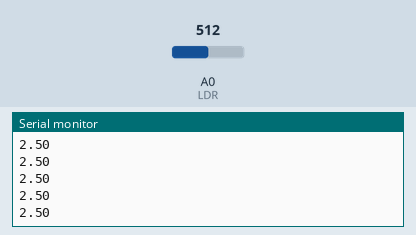
A sketch run on a simulated Arduino Uno, built with avr-gcc and run on an emulated ATmega328P. Parts: the last lines printed to the serial monitor. Inputs (shaded band) come from the test bench; at power-on: A0 (LDR) = 512.

Above: at 1.2 s.
1.3 s: A0 (LDR) set to 716
At 2.3 s:
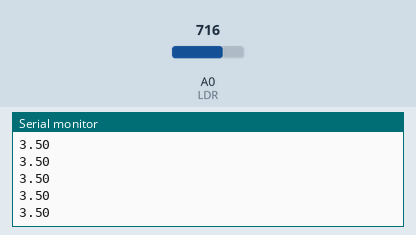
2.8 s: A0 (LDR) set to 900
At 3.8 s:
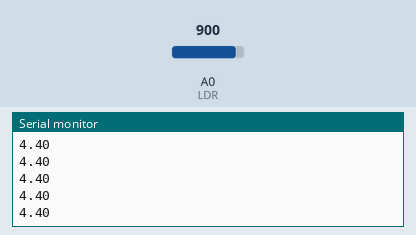
Timing chart, 0 to 5.8 s (numbered marks = the images above; inputs shaded):
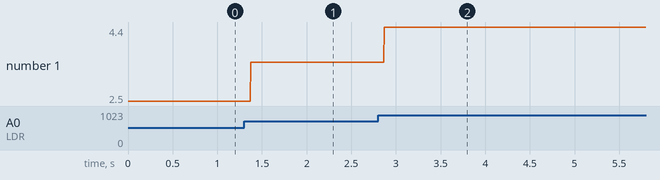

Measured:
- after the input at 1.3 s, the serial monitor: prints a new line after 0.07 s (image 1)
- after the input at 2.8 s, the serial monitor: prints a new line after 0.07 s (image 2)
- plotted number 1: 2.5 → 3.5 after the input at 1.3 s, 3.5 → 4.4 after the input at 2.8 s

The sketch:

Experimento3.ino
```cpp
// C++ code
//
int LDR = A0;
float ldr;

void setup()
{
  Serial.begin(9600);
  pinMode(LDR, INPUT);
}

void loop()
{
  ldr = analogRead(LDR);
  ldr = ldr*5/1023;
  Serial.print(ldr);
  Serial.println("");
  //delay(200);
}
```
